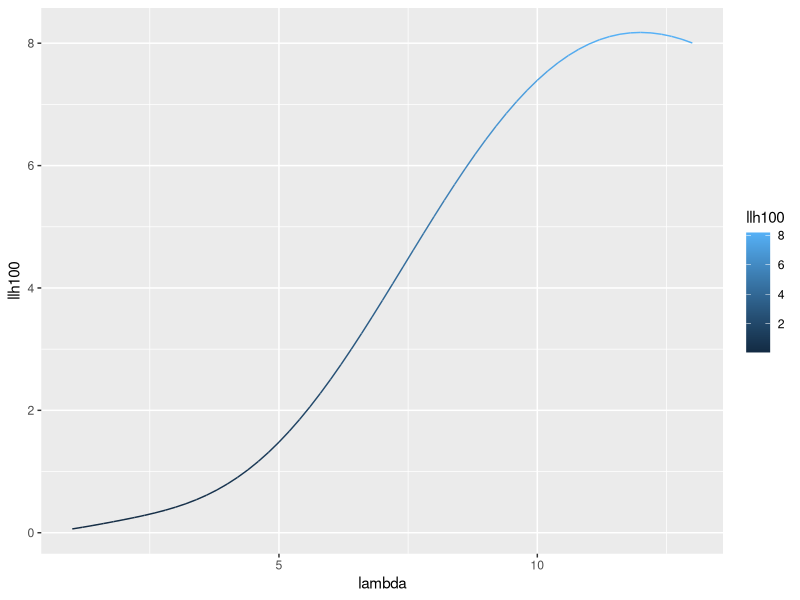
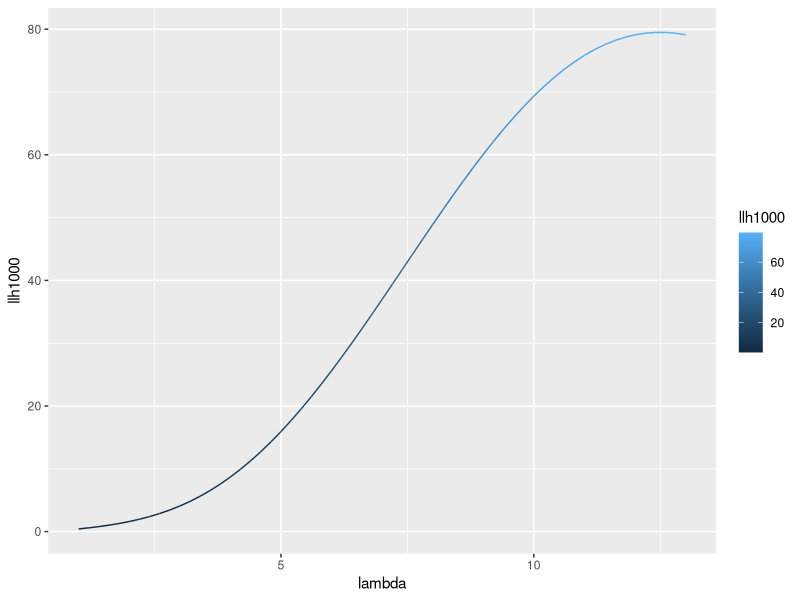
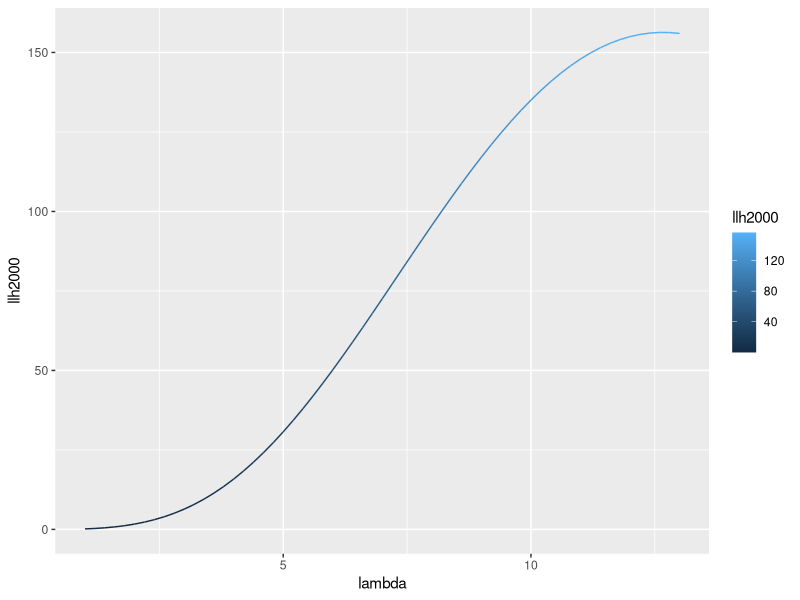
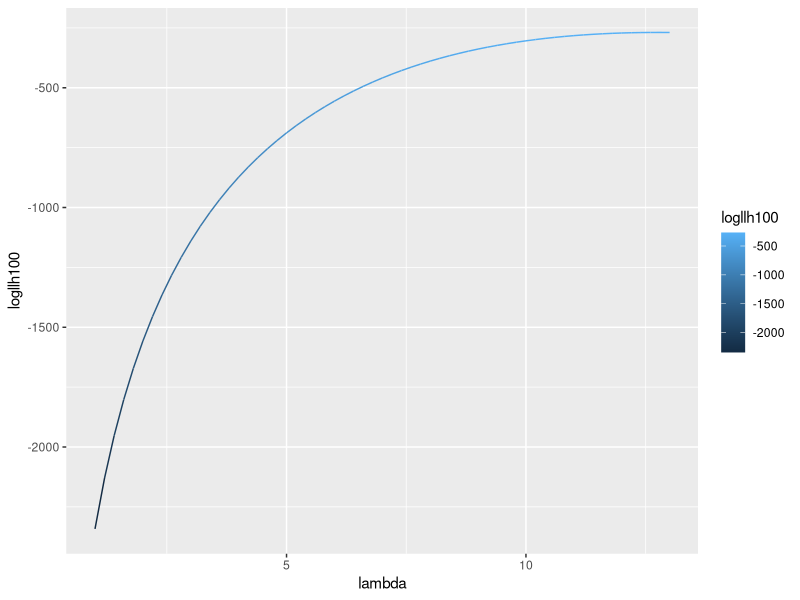
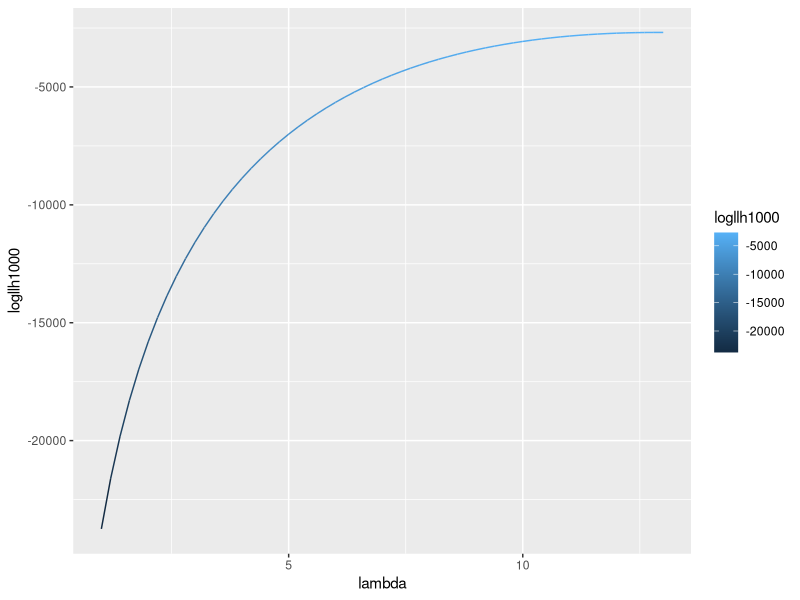
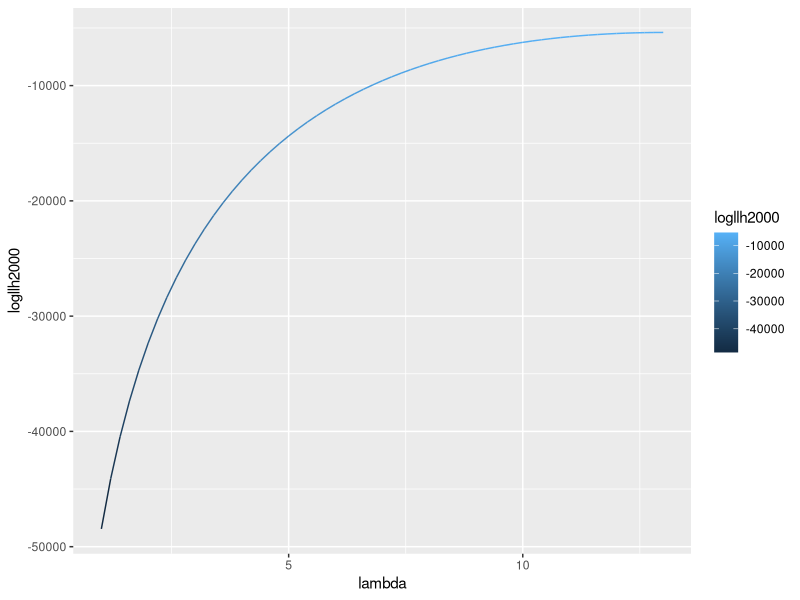

Recreate these plots in R, in order.
####### Tugas Pertemuan 7 Kelompok Pola #######
# Maximum Likelihood Estimation dengan distribusi poisson
# Nur Azizah Eka Budiarti (G651190211)
# Robert John Modalo      (G651190331)
# Rizqi Alifahasni Z      (G651190571)

library(dplyr)
# Maximum Likelihood Estimation for data from Poisson Distribution
# bangkitkan sejumlah data berdasarkan distribusi poisson
# dengan parameter lambda=13
# untuk n = 100, 1000, dan 2000
data0 <- rpois(n=100, lambda=13)
data1 <- rpois(n=1000, lambda=13)
data2 <- rpois(n=2000, lambda=13)

# dengan jarak setiap data yaitu 0.2 dalam rentang lambda 1 - 13
lambdas <- seq(1,13, by=0.2)

# fungsi naive likelihood
# Computing Likelihood for Observed Data
llh_poisson <- function(lambda, y){
  # likelihood by summing 
  llh <- sum(dpois(y, lambda))
  return(llh)
}

# compute likelihood for all lambda values
# hitung naive likelihood n=100 untuk semua nilai lambda
llh_0 <- sapply(lambdas, function(x){llh_poisson(x, data0)})

mle0 <- which.max(llh_0)
maxllh_0 <- list(likelihood = llh_0[mle0], parameter = lambdas[mle0])
maxllh_0

# hitung naive likelihood n=1000 untuk semua nilai lambda
llh_1 <- sapply(lambdas, function(x){llh_poisson(x,data1)})

mle1 <- which.max(llh_1)
maxllh_1 <- list(likelihood = llh_1[mle1], parameter = lambdas[mle1])
maxllh_1

# hitung naive likelihood n=2000 untuk semua nilai lambda
llh_2 <- sapply(lambdas, function(x){llh_poisson(x,data2)})

mle2 <- which.max(llh_2)
maxllh_2 <- list(likelihood = llh_2[mle2], parameter = lambdas[mle2])
maxllh_2


# fungsi log-likelihood
# Computing Log-Likelihood for Observed Data
logllh_poisson <- function(lambda, y){
  # log(likelihood) by summing 
  llh <- sum(dpois(y, lambda, log=TRUE))
  return(llh)
}

# hitung log-likelihood n=100 untuk semua nilai lambda
logllh_0 <- sapply(lambdas, function(x){logllh_poisson(x, data0)})

logmle0 <- which.max(logllh_0)
maxlogllh_0 <- list(likelihood = logllh_0[logmle0], parameter = lambdas[logmle0])
maxlogllh_0

# hitung log-likelihood n=1000 untuk semua nilai lambda
logllh_1 <- sapply(lambdas, function(x){logllh_poisson(x, data1)})

logmle1 <- which.max(logllh_1)
maxlogllh_1 <- list(likelihood = logllh_1[logmle1], parameter = lambdas[logmle1])
maxlogllh_1

# hitung log-likelihood n=2000 untuk semua nilai lambda
logllh_2 <- sapply(lambdas, function(x){logllh_poisson(x, data2)})

logmle2 <- which.max(logllh_2)
maxlogllh_2 <- list(likelihood = logllh_2[logmle2], parameter = lambdas[logmle2])
maxlogllh_2


# rata-rata naive likelihood
mean(llh_0)
mean(llh_1)
mean(llh_2)

# rata-rata loglikelihood
mean(logllh_0)
mean(logllh_1)
mean(logllh_2)

# simpan semua nilai lambda dan likelihood dalam dataframe
dfllh_0 <- data.frame(llh100=llh_0, lambda=lambdas)
dfllh_1 <- data.frame(llh1000=llh_1, lambda=lambdas)
dfllh_2 <- data.frame(llh2000=llh_2, lambda=lambdas)

dflogllh_0 <- data.frame(logllh100=logllh_0, lambda=lambdas)
dflogllh_1 <- data.frame(logllh1000=logllh_1, lambda=lambdas)
dflogllh_2 <- data.frame(logllh2000=logllh_2, lambda=lambdas)

# plot nilai likelihood untuk setiap nilai lambda
library(ggplot2)
dfllh_0
ggplot(dfllh_0, aes(lambda, llh100)) + geom_line(aes(colour = llh100))

dfllh_1
ggplot(dfllh_1, aes(lambda, llh1000)) + geom_line(aes(colour = llh1000))

dfllh_2
ggplot(dfllh_2, aes(lambda, llh2000)) + geom_line(aes(colour = llh2000))


dflogllh_0
ggplot(dflogllh_0, aes(lambda, logllh100)) + geom_line(aes(colour = logllh100))

dflogllh_1
ggplot(dflogllh_1, aes(lambda, logllh1000)) + geom_line(aes(colour = logllh1000))

dflogllh_2
ggplot(dflogllh_2, aes(lambda, logllh2000)) + geom_line(aes(colour = logllh2000))

# nilai-nilai likelihood yaitu:
# naive likelihood dengan lambda 13
# n = 100, maximum likelihood = 7.515887, pada lambda 13, rata-rata = 3.622256
# n = 1000, maximum likelihood = 76.96942, pada lambda 12.8, rata-rata = 37.14666
# n = 2000, maximum likelihood = 156.9042, pada lambda 12.4, rata-rata = 77.55055

# dan log likelihood dengan lambda 13
# n = 100, max likelihood = 273.9877, pada lambda 13, rata-rata = -727.6815
# n = 1000, max likelihood = -2740.299, pada lambda 13, rata-rata = -7200.156
# n = 2000, max likelihood = -5414.138, pada lambda 13, rata-rata = -13969.11
# dari hasil yang didapatkan dapat dilihat bahwa 
# nilai native likelihood menunjukkan akurasi yang lebih baik
# dibanding nilai likelihood dengan menggunakan log-likelihood
# dapat dilihat bahwa pada native likelihood, semakin banyak jumlah data
# semakin tinggi nilai likelihoodnya
# sedangkan pada log-likelihood, semakin banyak jumlah data
# semakin kecil nilai maximum likelihoodnya
# dapat diambil kesimpulan bahwa model log-likelihood tidak cocok untuk
# data dengan sebaran poisson
